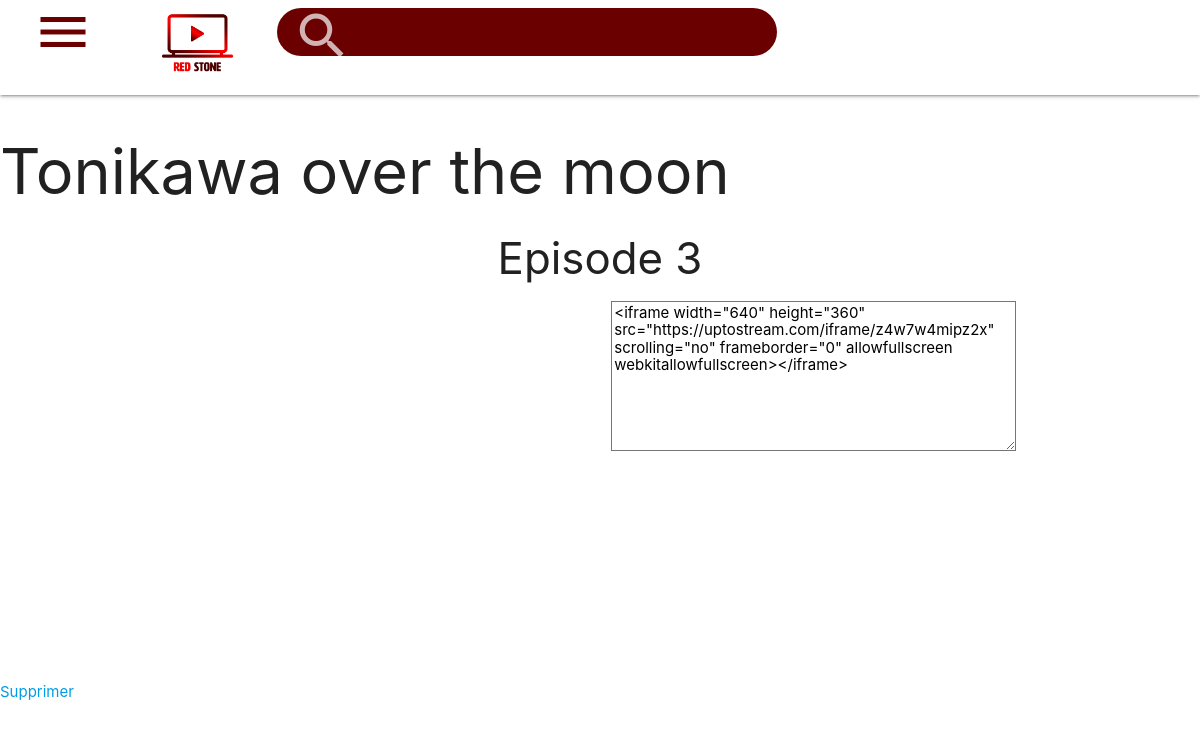
/projet/prive/episode.php?id=12, run on the app's committed database.
### tables this page shows
CREATE TABLE IF NOT EXISTS `animes` (
  `id` int NOT NULL AUTO_INCREMENT,
  `name` varchar(50) NOT NULL,
  `image` varchar(255) NOT NULL,
  `description` varchar(2000) NOT NULL DEFAULT 'Lorem ipsum dolor, sit amet consectetur adipisicing elit. Illo cum, reprehenderit adipisci quod quidem odit voluptas illum perferendis eaque magni consectetur itaque quas aut laborum officia! Aliquam molestias quod aspernatur. Lorem ipsum dolor, sit amet consectetur adipisicing elit. A voluptas, autem ut, vel provident, vitae praesentium numquam voluptate alias dolore fugit debitis libero cumque itaque veniam doloremque similique qui dolores?',
  `date_created` datetime NOT NULL DEFAULT CURRENT_TIMESTAMP,
  `nb_folo` int NOT NULL DEFAULT '0',
  `background` varchar(255) NOT NULL DEFAULT 'Default.png',
  `logo` varchar(255) NOT NULL DEFAULT 'Default.png',
  PRIMARY KEY (`id`)
);

CREATE TABLE IF NOT EXISTS `episodes` (
  `id` int NOT NULL AUTO_INCREMENT,
  `nb_episode` int NOT NULL,
  `anime_id` int NOT NULL,
  `link` varchar(255) NOT NULL,
  `date` datetime NOT NULL DEFAULT CURRENT_TIMESTAMP,
  `saison` int NOT NULL,
  PRIMARY KEY (`id`)
);

### projet/actions/searchAnime.php (called while the page is built)
<?php
    if(isset($anime_id)){
        $sql = "SELECT * FROM animes WHERE id=:anime_id";
        $dataBinded=array(
            ':anime_id'   => $anime_id,
        );
    }else if(isset($episodes[0])){
        $sql = "SELECT * FROM animes WHERE id=:anime_id";
        $dataBinded=array(
            ':anime_id'   => $episodes[0]['anime_id'],
        );
    };
    $pre = $pdo->prepare($sql);
    $pre->execute($dataBinded);
    $anime = current($pre->fetchAll(PDO::FETCH_ASSOC));
?>

### projet/actions/searchAllEpisode.php (called while the page is built)
<?php
    if(isset($episode_id)){
        $sql = "SELECT * FROM episodes WHERE id=:episode_id ";
        $dataBinded=array(
            ':episode_id'   => $episode_id,
        );
    }else if(isset($anime_id)){
        $sql = "SELECT * FROM episodes WHERE anime_id=:anime_id ORDER BY nb_episode";
        $dataBinded=array(
            ':anime_id'   => $anime_id,
        );
    }
    $pre = $pdo->prepare($sql);
    $pre->execute($dataBinded);
    $episodes = $pre->fetchAll(PDO::FETCH_ASSOC);
?>

### projet/prive/episode.php (the view, shortened to what this page needs)
<html lang="fr">
    <head>
        <?php require "../composant/head.php" ?>
    </head>
    <body>
        <?php
            require "../composant/Menu.php";
            require "../actions/searchAllEpisode.php";
            require "../actions/searchAnime.php";
        ?>
        <h1><?php echo $anime['name'] ?></h1>
        <h3>Episode <?php echo $episodes[0]['nb_episode'] ?></h1>
        <div class="row">
            <div class="col s6">
                <div>
                <?php echo $episodes[0]['link'] ?>
                </div>
            </div>
            <div class="col s6">
                <div>
                    <textarea onchange="lien()" id="link"  name="link" style="height: 150px; width: 70%;"><?php echo $episodes[0]['link'] ?></textarea>
                </div>
            </div>
        </div>
        <div>
            <a href="../actions/deleteEpisode.php?id=<?php echo $episodes[0]['id'] ?>">Supprimer</a>
        </div>
    </body>
</html>

### projet/css/style.css (style rules this page uses)
body { min-height: 100vh; flex-direction: column; background-color: white; }
h3 { text-align: center; }

### data on the page
animes: name "Tonikawa over the moon"
episodes: nb_episode "3", link "<iframe width=\"640\" height=\"360\" src=\"https://uptostream.com/iframe/z4w7w4mipz2x\" scrolling=\"no\" frameborder=\"0\" allowfullscreen webkitallowfullscreen></iframe>"
